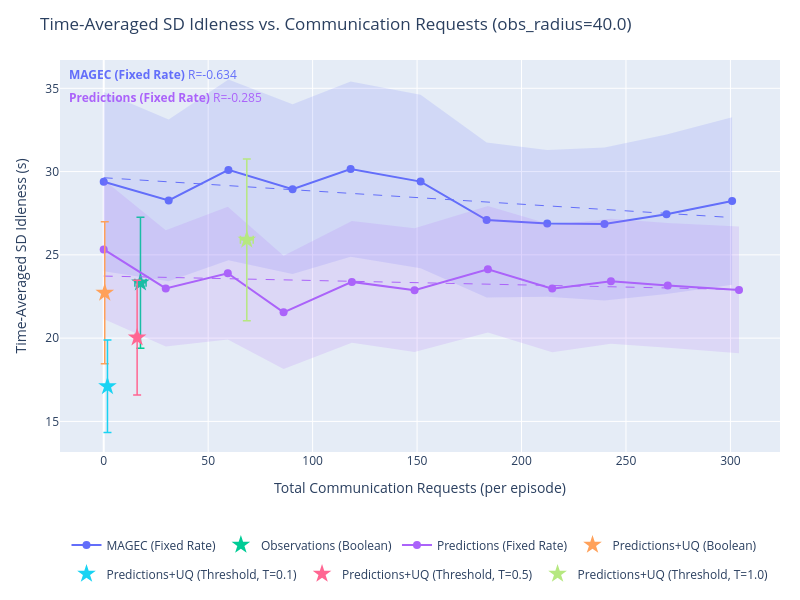

Notebook code cell kept with this figure:
### Code cell
import plotly.graph_objects as go
import plotly.express as px
import numpy as np
from plots import *

# SERIES_TO_PLOT = {"Learned Comms. + Prediction + UQ", "MAGEC"}
SERIES_TO_PLOT = None # Plot all

series_colors = {s: c for s, c in zip(output, px.colors.qualitative.Plotly)}


def get_requests(data):
    """Total communication requests per episode (mean over episodes)."""
    r = np.array(data['communication']['requests_made'][...])
    return float(np.mean(r.reshape(r.shape[0], -1).sum(axis=1)))


def get_requests_std(data):
    """Total communication requests per episode (SEM over episodes)."""
    r = np.array(data['communication']['requests_made'][...])
    per_episode = r.reshape(r.shape[0], -1).sum(axis=1)
    n = len(per_episode)
    return float(np.std(per_episode) / np.sqrt(n))


def get_idleness_mean(data):
    """Time-averaged std. idleness, mean over episodes."""
    return float(np.mean(data['stddev_idleness']))


def get_idleness_std(data):
    """Time-averaged std. idleness, SEM over episodes."""
    n = len(data['stddev_idleness'])
    return float(np.std(data['stddev_idleness']) / np.sqrt(n))


for obs_radius in obs_radii:
    # Arbitrarily choose radius 40 for plotting.
    if obs_radius != 40.0:
        continue

    fig = go.Figure()
    r_annotations = []

    for series in output:
        if SERIES_TO_PLOT is not None and series not in SERIES_TO_PLOT:
            continue

        if "Ground Truth" in series:
            continue

        color = series_colors.get(series, '#888888')
        all_exps = list(output[series].keys())

        # Swept experiments: encoded as obs_radius_X_comms_Y
        swept_exps = sorted(
            [e for e in all_exps if f"obs_radius_{obs_radius:.1f}_comms_" in e and "Fixed Rate" in series],
            key=lambda e: float(e.split("_comms_")[1])
        )
        # Fixed (learned comms) experiments: encoded as obs_radius_X only
        fixed_exps = [e for e in all_exps if f"obs_radius_{obs_radius:.1f}" in e and not "Fixed Rate" in series]

        if swept_exps:
            comms_ps = [float(e.split("_comms_")[1]) for e in swept_exps]
            xs = [get_requests(output[series][e]) for e in swept_exps]
            ys = [get_idleness_mean(output[series][e]) for e in swept_exps]
            xs_std = [get_requests_std(output[series][e]) for e in swept_exps]
            ys_std = [get_idleness_std(output[series][e]) for e in swept_exps]

            fig.add_trace(go.Scatter(
                x=xs,
                y=ys,
                mode='lines+markers',
                name=series,
                line=dict(color=color),
                marker=dict(color=color, size=8),
                legendgroup=series,
                # error_x and error_y removed — replaced by shaded band below
                hovertemplate=[
                    f"{series}<br>comms_p={cp:.3f}<br>requests=%{{x:.1f}}<br>idleness=%{{y:.4f}}<extra></extra>"
                    for cp in comms_ps
                ],
            ))

            # SEM shaded band (y-direction)
            y_upper = [y + s for y, s in zip(ys, ys_std)]
            y_lower = [y - s for y, s in zip(ys, ys_std)]
            fig.add_trace(go.Scatter(
                x=xs + xs[::-1],
                y=y_upper + y_lower[::-1],
                fill='toself',
                fillcolor=color,
                line=dict(color='rgba(255,255,255,0)'),
                opacity=0.15,
                legendgroup=series,
                showlegend=False,
                hoverinfo='skip',
            ))

            # OLS trendline
            if len(xs) >= 2:
                x_trend, y_trend, r2 = fit_ols_trendline(xs, ys)
                fig.add_trace(go.Scatter(
                    x=x_trend,
                    y=y_trend,
                    mode='lines',
                    name=f"{series} (fit)",
                    line=dict(color=color, dash='dash', width=1),
                    legendgroup=series,
                    showlegend=False,
                    hoverinfo='skip',
                ))
                r_annotations.append(
                    dict(
                        text=f"<b>{series}</b> R={r2:.3f}",
                        xref='paper', yref='paper',
                        x=0.01,
                        y=0.99 - len(r_annotations) * 0.06,
                        xanchor='left', yanchor='top',
                        showarrow=False,
                        font=dict(color=color, size=12),
                    )
                )

        if fixed_exps:
            xs_f = [get_requests(output[series][e]) for e in fixed_exps]
            ys_f = [get_idleness_mean(output[series][e]) for e in fixed_exps]
            xs_std_f = [get_requests_std(output[series][e]) for e in fixed_exps]
            ys_std_f = [get_idleness_std(output[series][e]) for e in fixed_exps]
            fig.add_trace(go.Scatter(
                x=xs_f,
                y=ys_f,
                mode='markers',
                name=series,
                marker=dict(color=color, size=14, symbol='star'),
                legendgroup=series,
                showlegend=len(swept_exps) == 0,
                error_x=dict(array=xs_std_f, visible=True, color=color, thickness=1.5, width=4),
                error_y=dict(array=ys_std_f, visible=True, color=color, thickness=1.5, width=4),
                hovertemplate=f"{series}<br>requests=%{{x:.1f}}<br>idleness=%{{y:.4f}}<extra></extra>",
            ))

    fig.update_layout(
        title=f"Time-Averaged SD Idleness vs. Communication Requests (obs_radius={obs_radius:.1f})",
        xaxis_title="Total Communication Requests (per episode)",
        yaxis_title="Time-Averaged SD Idleness (s)",
        height=600,
        width=800,
        hovermode='closest',
        autosize=True,
        margin=dict(l=60, r=20, t=60, b=120),
        legend=dict(orientation='h', yanchor='top', y=-0.2, xanchor='center', x=0.5),
        annotations=r_annotations,
    )
    fig.show()

### Figure 1 — Plotly figure (JSON) as saved in the notebook; plotly's stock layout.template omitted (floating-point values rounded to 4 significant figures; data arrays with more than 128 entries replaced by an {"elided": "..."} marker saying what was removed)
{"data": [{"hovertemplate": ["MAGEC (Fixed Rate)<br>comms_p=0.000<br>requests=%{x:.1f}<br>idleness=%{y:.4f}<extra></extra>", "MAGEC (Fixed Rate)<br>comms_p=0.050<br>requests=%{x:.1f}<br>idleness=%{y:.4f}<extra></extra>", "MAGEC (Fixed Rate)<br>comms_p=0.100<br>requests=%{x:.1f}<br>idleness=%{y:.4f}<extra></extra>", "MAGEC (Fixed Rate)<br>comms_p=0.150<br>requests=%{x:.1f}<br>idleness=%{y:.4f}<extra></extra>", "MAGEC (Fixed Rate)<br>comms_p=0.200<br>requests=%{x:.1f}<br>idleness=%{y:.4f}<extra></extra>", "MAGEC (Fixed Rate)<br>comms_p=0.250<br>requests=%{x:.1f}<br>idleness=%{y:.4f}<extra></extra>", "MAGEC (Fixed Rate)<br>comms_p=0.300<br>requests=%{x:.1f}<br>idleness=%{y:.4f}<extra></extra>", "MAGEC (Fixed Rate)<br>comms_p=0.350<br>requests=%{x:.1f}<br>idleness=%{y:.4f}<extra></extra>", "MAGEC (Fixed Rate)<br>comms_p=0.400<br>requests=%{x:.1f}<br>idleness=%{y:.4f}<extra></extra>", "MAGEC (Fixed Rate)<br>comms_p=0.450<br>requests=%{x:.1f}<br>idleness=%{y:.4f}<extra></extra>", "MAGEC (Fixed Rate)<br>comms_p=0.500<br>requests=%{x:.1f}<br>idleness=%{y:.4f}<extra></extra>"], "legendgroup": "MAGEC (Fixed Rate)", "line": {"color": "#636EFA"}, "marker": {"color": "#636EFA", "size": 8}, "mode": "lines+markers", "name": "MAGEC (Fixed Rate)", "type": "scatter", "x": [0, 31.1, 59.7, 90.4, 118.2, 151.7, 183.3, 212.3, 239.7, 269.4, 300.8], "y": [29.39, 28.27, 30.1, 28.94, 30.15, 29.4, 27.09, 26.89, 26.85, 27.44, 28.23]}, {"fill": "toself", "fillcolor": "#636EFA", "hoverinfo": "skip", "legendgroup": "MAGEC (Fixed Rate)", "line": {"color": "rgba(255,255,255,0)"}, "opacity": 0.15, "showlegend": false, "type": "scatter", "x": [0, 31.1, 59.7, 90.4, 118.2, 151.7, 183.3, 212.3, 239.7, 269.4, 300.8, 300.8, 269.4, 239.7, 212.3, 183.3, 151.7, 118.2, 90.4, 59.7, 31.1, 0], "y": [34.77, 33.12, 35.52, 34.04, 35.42, 34.61, 31.75, 31.29, 31.45, 32.23, 33.27, 23.2, 22.65, 22.26, 22.49, 22.43, 24.19, 24.89, 23.84, 24.68, 23.42, 24.02]}, {"hoverinfo": "skip", "legendgroup": "MAGEC (Fixed Rate)", "line": {"color": "#636EFA", "dash": "dash", "width": 1}, "mode": "lines", "name": "MAGEC (Fixed Rate) (fit)", "showlegend": false, "type": "scatter", "x": {"elided": "200 float values"}, "y": {"elided": "200 float values"}}, {"error_x": {"array": [2.673], "color": "#00CC96", "thickness": 1.5, "visible": true, "width": 4}, "error_y": {"array": [3.932], "color": "#00CC96", "thickness": 1.5, "visible": true, "width": 4}, "hovertemplate": "Observations (Boolean)<br>requests=%{x:.1f}<br>idleness=%{y:.4f}<extra></extra>", "legendgroup": "Observations (Boolean)", "marker": {"color": "#00CC96", "size": 14, "symbol": "star"}, "mode": "markers", "name": "Observations (Boolean)", "showlegend": true, "type": "scatter", "x": [17.6], "y": [23.33]}, {"hovertemplate": ["Predictions (Fixed Rate)<br>comms_p=0.000<br>requests=%{x:.1f}<br>idleness=%{y:.4f}<extra></extra>", "Predictions (Fixed Rate)<br>comms_p=0.050<br>requests=%{x:.1f}<br>idleness=%{y:.4f}<extra></extra>", "Predictions (Fixed Rate)<br>comms_p=0.100<br>requests=%{x:.1f}<br>idleness=%{y:.4f}<extra></extra>", "Predictions (Fixed Rate)<br>comms_p=0.150<br>requests=%{x:.1f}<br>idleness=%{y:.4f}<extra></extra>", "Predictions (Fixed Rate)<br>comms_p=0.200<br>requests=%{x:.1f}<br>idleness=%{y:.4f}<extra></extra>", "Predictions (Fixed Rate)<br>comms_p=0.250<br>requests=%{x:.1f}<br>idleness=%{y:.4f}<extra></extra>", "Predictions (Fixed Rate)<br>comms_p=0.300<br>requests=%{x:.1f}<br>idleness=%{y:.4f}<extra></extra>", "Predictions (Fixed Rate)<br>comms_p=0.350<br>requests=%{x:.1f}<br>idleness=%{y:.4f}<extra></extra>", "Predictions (Fixed Rate)<br>comms_p=0.400<br>requests=%{x:.1f}<br>idleness=%{y:.4f}<extra></extra>", "Predictions (Fixed Rate)<br>comms_p=0.450<br>requests=%{x:.1f}<br>idleness=%{y:.4f}<extra></extra>", "Predictions (Fixed Rate)<br>comms_p=0.500<br>requests=%{x:.1f}<br>idleness=%{y:.4f}<extra></extra>"], "legendgroup": "Predictions (Fixed Rate)", "line": {"color": "#AB63FA"}, "marker": {"color": "#AB63FA", "size": 8}, "mode": "lines+markers", "name": "Predictions (Fixed Rate)", "type": "scatter", "x": [0, 29.7, 59.4, 86.1, 118.8, 148.8, 183.9, 214.7, 242.8, 270, 304.1], "y": [25.33, 22.99, 23.9, 21.55, 23.38, 22.88, 24.14, 22.97, 23.42, 23.17, 22.9]}, {"fill": "toself", "fillcolor": "#AB63FA", "hoverinfo": "skip", "legendgroup": "Predictions (Fixed Rate)", "line": {"color": "rgba(255,255,255,0)"}, "opacity": 0.15, "showlegend": false, "type": "scatter", "x": [0, 29.7, 59.4, 86.1, 118.8, 148.8, 183.9, 214.7, 242.8, 270, 304.1, 304.1, 270, 242.8, 214.7, 183.9, 148.8, 118.8, 86.1, 59.4, 29.7, 0], "y": [29.51, 26.48, 27.88, 24.95, 27.04, 26.59, 27.94, 26.79, 27.16, 26.91, 26.7, 19.09, 19.42, 19.67, 19.16, 20.34, 19.17, 19.72, 18.15, 19.91, 19.49, 21.14]}, {"hoverinfo": "skip", "legendgroup": "Predictions (Fixed Rate)", "line": {"color": "#AB63FA", "dash": "dash", "width": 1}, "mode": "lines", "name": "Predictions (Fixed Rate) (fit)", "showlegend": false, "type": "scatter", "x": {"elided": "200 float values"}, "y": {"elided": "200 float values"}}, {"error_x": {"array": [0.2121], "color": "#FFA15A", "thickness": 1.5, "visible": true, "width": 4}, "error_y": {"array": [4.263], "color": "#FFA15A", "thickness": 1.5, "visible": true, "width": 4}, "hovertemplate": "Predictions+UQ (Boolean)<br>requests=%{x:.1f}<br>idleness=%{y:.4f}<extra></extra>", "legendgroup": "Predictions+UQ (Boolean)", "marker": {"color": "#FFA15A", "size": 14, "symbol": "star"}, "mode": "markers", "name": "Predictions+UQ (Boolean)", "showlegend": true, "type": "scatter", "x": [0.5], "y": [22.72]}, {"error_x": {"array": [0.3098], "color": "#19D3F3", "thickness": 1.5, "visible": true, "width": 4}, "error_y": {"array": [2.772], "color": "#19D3F3", "thickness": 1.5, "visible": true, "width": 4}, "hovertemplate": "Predictions+UQ (Threshold, T=0.1)<br>requests=%{x:.1f}<br>idleness=%{y:.4f}<extra></extra>", "legendgroup": "Predictions+UQ (Threshold, T=0.1)", "marker": {"color": "#19D3F3", "size": 14, "symbol": "star"}, "mode": "markers", "name": "Predictions+UQ (Threshold, T=0.1)", "showlegend": true, "type": "scatter", "x": [1.8], "y": [17.11]}, {"error_x": {"array": [0.9899], "color": "#FF6692", "thickness": 1.5, "visible": true, "width": 4}, "error_y": {"array": [3.449], "color": "#FF6692", "thickness": 1.5, "visible": true, "width": 4}, "hovertemplate": "Predictions+UQ (Threshold, T=0.5)<br>requests=%{x:.1f}<br>idleness=%{y:.4f}<extra></extra>", "legendgroup": "Predictions+UQ (Threshold, T=0.5)", "marker": {"color": "#FF6692", "size": 14, "symbol": "star"}, "mode": "markers", "name": "Predictions+UQ (Threshold, T=0.5)", "showlegend": true, "type": "scatter", "x": [16], "y": [20.03]}, {"error_x": {"array": [3.06], "color": "#B6E880", "thickness": 1.5, "visible": true, "width": 4}, "error_y": {"array": [4.858], "color": "#B6E880", "thickness": 1.5, "visible": true, "width": 4}, "hovertemplate": "Predictions+UQ (Threshold, T=1.0)<br>requests=%{x:.1f}<br>idleness=%{y:.4f}<extra></extra>", "legendgroup": "Predictions+UQ (Threshold, T=1.0)", "marker": {"color": "#B6E880", "size": 14, "symbol": "star"}, "mode": "markers", "name": "Predictions+UQ (Threshold, T=1.0)", "showlegend": true, "type": "scatter", "x": [68.5], "y": [25.9]}], "layout": {"annotations": [{"font": {"color": "#636EFA", "size": 12}, "showarrow": false, "text": "<b>MAGEC (Fixed Rate)</b> R=-0.634", "x": 0.01, "xanchor": "left", "xref": "paper", "y": 0.99, "yanchor": "top", "yref": "paper"}, {"font": {"color": "#AB63FA", "size": 12}, "showarrow": false, "text": "<b>Predictions (Fixed Rate)</b> R=-0.285", "x": 0.01, "xanchor": "left", "xref": "paper", "y": 0.93, "yanchor": "top", "yref": "paper"}], "autosize": true, "height": 600, "hovermode": "closest", "legend": {"orientation": "h", "x": 0.5, "xanchor": "center", "y": -0.2, "yanchor": "top"}, "margin": {"b": 120, "l": 60, "r": 20, "t": 60}, "title": {"text": "Time-Averaged SD Idleness vs. Communication Requests (obs_radius=40.0)"}, "width": 800, "xaxis": {"title": {"text": "Total Communication Requests (per episode)"}}, "yaxis": {"title": {"text": "Time-Averaged SD Idleness (s)"}}}}
